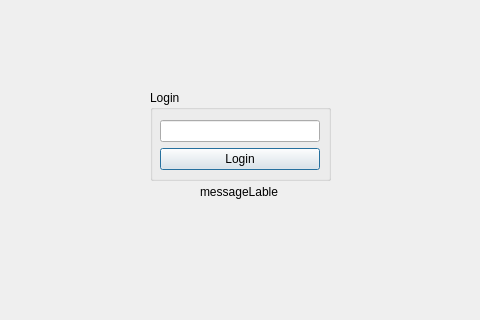
<?xml version="1.0" encoding="UTF-8"?>
<ui version="4.0">
 <class>Login</class>
 <widget class="QDialog" name="Login">
  <property name="geometry">
   <rect>
    <x>0</x>
    <y>0</y>
    <width>480</width>
    <height>320</height>
   </rect>
  </property>
  <property name="minimumSize">
   <size>
    <width>480</width>
    <height>320</height>
   </size>
  </property>
  <property name="maximumSize">
   <size>
    <width>480</width>
    <height>320</height>
   </size>
  </property>
  <property name="windowTitle">
   <string>Login</string>
  </property>
  <widget class="QGroupBox" name="groupBox">
   <property name="geometry">
    <rect>
     <x>150</x>
     <y>90</y>
     <width>181</width>
     <height>91</height>
    </rect>
   </property>
   <property name="title">
    <string>Login</string>
   </property>
   <widget class="QWidget" name="verticalLayoutWidget">
    <property name="geometry">
     <rect>
      <x>10</x>
      <y>30</y>
      <width>160</width>
      <height>51</height>
     </rect>
    </property>
    <layout class="QVBoxLayout" name="verticalLayout_2">
     <item>
      <widget class="QLineEdit" name="passwordLineEdit"/>
     </item>
     <item>
      <widget class="QPushButton" name="pushButton">
       <property name="sizePolicy">
        <sizepolicy hsizetype="Minimum" vsizetype="Fixed">
         <horstretch>0</horstretch>
         <verstretch>0</verstretch>
        </sizepolicy>
       </property>
       <property name="text">
        <string>Login</string>
       </property>
      </widget>
     </item>
    </layout>
   </widget>
   <zorder>passwordLineEdit</zorder>
   <zorder>verticalLayoutWidget</zorder>
  </widget>
  <widget class="QLabel" name="messageLabel">
   <property name="geometry">
    <rect>
     <x>200</x>
     <y>180</y>
     <width>158</width>
     <height>23</height>
    </rect>
   </property>
   <property name="text">
    <string>messageLable</string>
   </property>
  </widget>
 </widget>
 <resources/>
 <connections/>
</ui>
